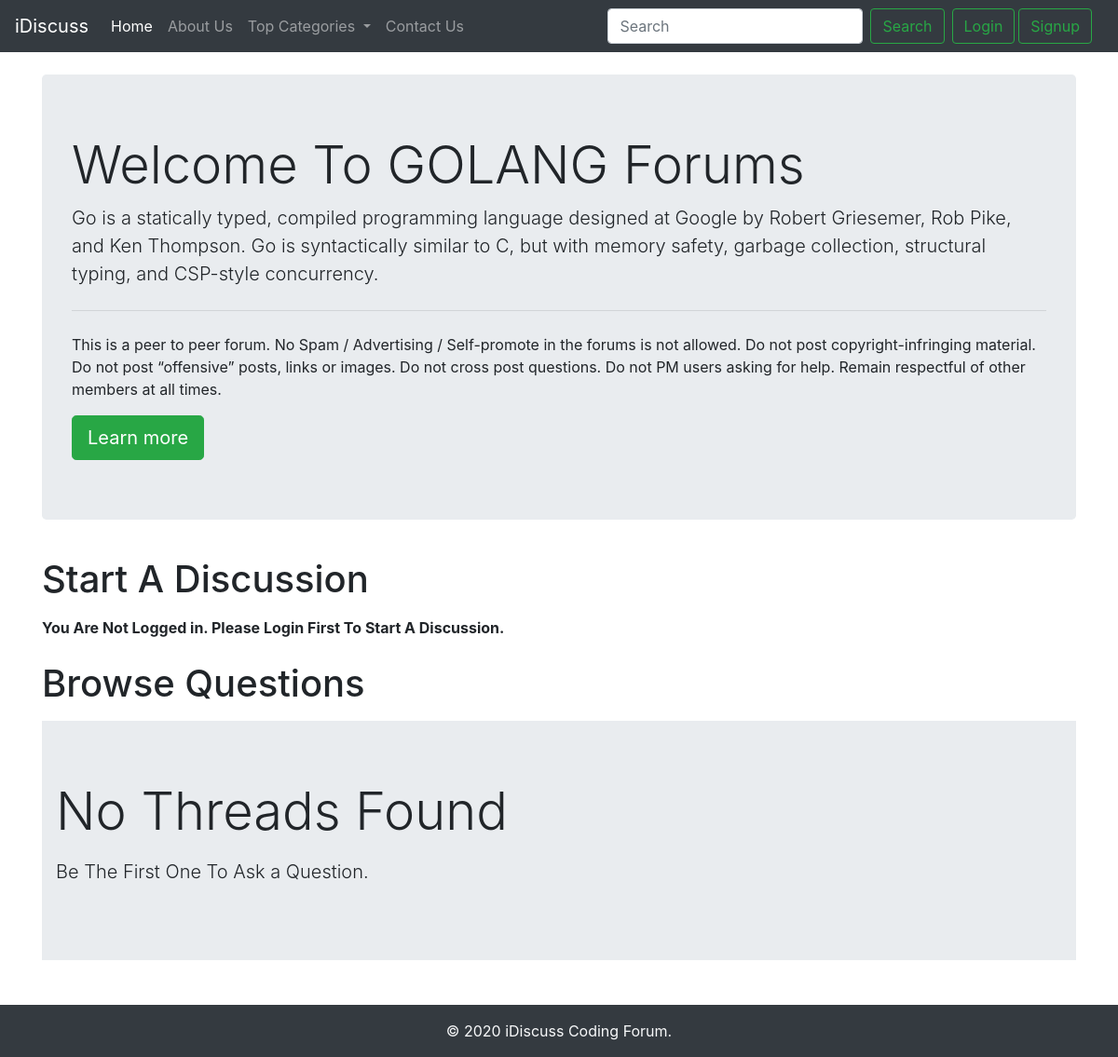
The app's page /threadlist.php?catid=6 with its own data.
### tables this page shows
CREATE TABLE `categories` (
  `category_id` int(8) NOT NULL,
  `category_name` varchar(255) NOT NULL,
  `category_description` varchar(255) NOT NULL,
  `created` datetime NOT NULL DEFAULT current_timestamp()
);

### threadlist.php (the view, shortened to what this page needs)
<!doctype html>
<html lang="en">
<head>
    <link rel="stylesheet" href="https://stackpath.bootstrapcdn.com/bootstrap/4.5.0/css/bootstrap.min.css"
>
</head>
<body>
    <?php include 'partials/_dbconnect.php'; ?>
    <?php include 'partials/_header.php'; ?>
    <?php
    $id=$_GET['catid'];
    $sql = "SELECT * FROM `categories` WHERE category_id=$id";
    $result=mysqli_query($conn, $sql);
    while($row=mysqli_fetch_assoc($result)){
        $catname=$row['category_name'];
        $catdesc=$row['category_description'];
    }
    ?>
    <div class="container my-4">
        <div class="jumbotron">
            <h1 class="display-4">Welcome To <?php echo $catname; ?> Forums</h1>
            <p class="lead"><?php echo $catdesc; ?></p>
            <hr class="my-4">
            <p>This is a peer to peer forum. No Spam / Advertising / Self-promote
                in the forums is not allowed. Do not post copyright-infringing material. Do not post “offensive” posts,
                links or images. Do not cross post questions. Do not PM users asking for help. Remain respectful of
                other
                members at all times.</p>
            <a class="btn btn-success btn-lg" href="#" role="button">Learn more</a>
        </div>
    </div>
    <?php
    if(isset($_SESSION['loggedin']) && $_SESSION['loggedin']==true){
        echo '<div class="container">
                <h1 class="py-2">Start A Discussion</h1>
                <form action="' . $_SERVER["REQUEST_URI"] . '" method="post">
    <div class="form-group">
        <label for="title">Problem Title:</label>
        <input type="text" class="form-control" name="title" id="title" aria-describedby="title"
            placeholder="Please Ask Your problem">
    </div>
    <input type="hidden" name="sno" value="' . $_SESSION["sno"] . '">
    <div class="form-group">
        <label for="desc">Elaborate Your Problem:</label>
        <textarea class="form-control" name="desc" id="desc" rows="3"></textarea>
    </div>
    <button type="submit" class="btn btn-success">Submit</button>
    </form>
    </div>';
    }
    else{
    echo '<div class="container">
    <p class="lead">
    <h1 class="py-2">Start A Discussion</h1>
    <b>You Are Not Logged in. Please Login First To Start A Discussion.</b>
    </p>
</div>';
    }
    ?>
    <div class="container mb-5">
        <h1 class="py-2">Browse Questions</h1>
        <?php
        $noResult=true;
        if($noResult){
            echo '<div class="jumbotron jumbotron-fluid">
            <div class="container">
              <p class="display-4">No Threads Found</p>
              <p class="lead">Be The First One To Ask a Question.</p>
            </div>
          </div>';
        }
        ?>
    </div>
    <?php include 'partials/_footer.php'; ?>
</body>
</html>

### records on screen
categories: category_name "GOLANG", category_description "Go is a statically typed, compiled programming language designed at Google by Robert Griesemer, Rob Pike, and Ken Thompson. Go is syntactically similar to C, but with memory safety, garbage collection, structural typing, and CSP-style concurrency."
